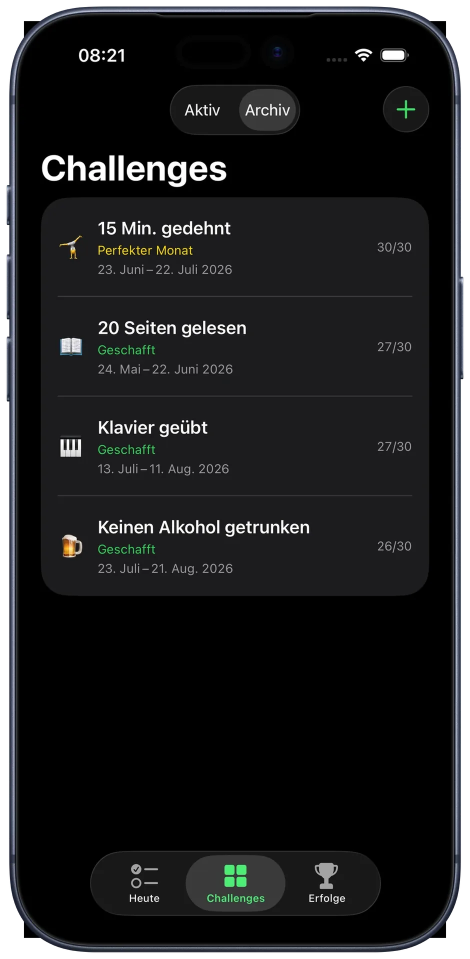
#> input picture assets/mock/archiv-de.webp, 940 x 1918 px, given in place of watch-checkin-de.webp, which was not available (shown at 1/2 size)
$ python watch-responsive.py
#> lines starting #> are read from the running program, lines starting #| are printed output that depends on the picture; pictures that were not available may be replaced by others from this repository, and a replacement may not be noted
#!/usr/bin/env python3
"""Kleinere WebP-Varianten für die Watch-Themenseiten.

Aufruf: python3 scripts/geraete-mockups/watch-responsive.py [de en es fr ...]
Ohne Sprachargument wird nur Deutsch erzeugt. Benötigt Pillow.
Die Original-Mockups bleiben erhalten; andere Seiten verwenden sie unverändert.
"""
from concurrent.futures import ProcessPoolExecutor
from pathlib import Path
from PIL import Image
import sys

ROOT = Path(__file__).resolve().parents[2]
SOURCE = ROOT / 'assets/mock'
OUTPUT = SOURCE / 'watch-page'
NAMES = ('watch-checkin', 'watch-liste', 'watch-fertig',
         'watch-complication-single', 'watch-complication-single-done',
         'watch-complication-progress', 'watch-complication-done',
         'watch-complication-streak', 'detail')


def resize(args):
    name, width = args
    with Image.open(SOURCE / f'{name}.webp') as original:
        height = round(original.height * width / original.width)
#> height = 531
        image = original.resize((width, height), Image.Resampling.LANCZOS)
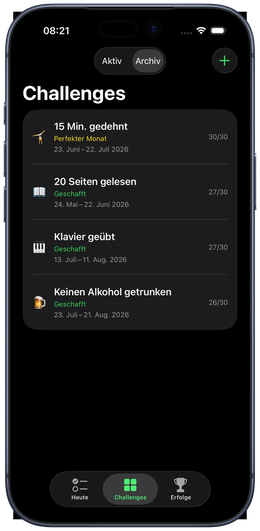
#> image: PIL image 260x531 RGBA; mean R, G, B, A 20.3, 21, 22.2, 239.3; transparent parts drawn white
        target = OUTPUT / f'{name}-{width}.webp'
        image.save(target, 'WEBP', quality=82, method=4)
    return f'{target.name}: {target.stat().st_size:,} Bytes'


def main():
    OUTPUT.mkdir(exist_ok=True)
    jobs = [(f'{name}-{lang}', width) for lang in (sys.argv[1:] or ['de']) for name in NAMES
            for width in ((240, 380, 570) if name == 'detail' else (260, 390, 520))]
    with ProcessPoolExecutor(max_workers=4) as pool:
        for result in pool.map(resize, jobs):
#> in resize (call 2), `image = original.resize((width, height), Image.Resampling.LANCZOS)`:
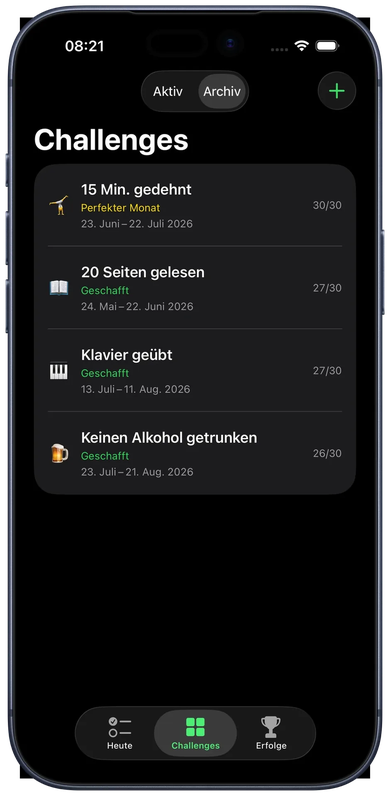
#> image: PIL image 390x796 RGBA; mean R, G, B, A 20.2, 21, 22.2, 239.4; transparent parts drawn white
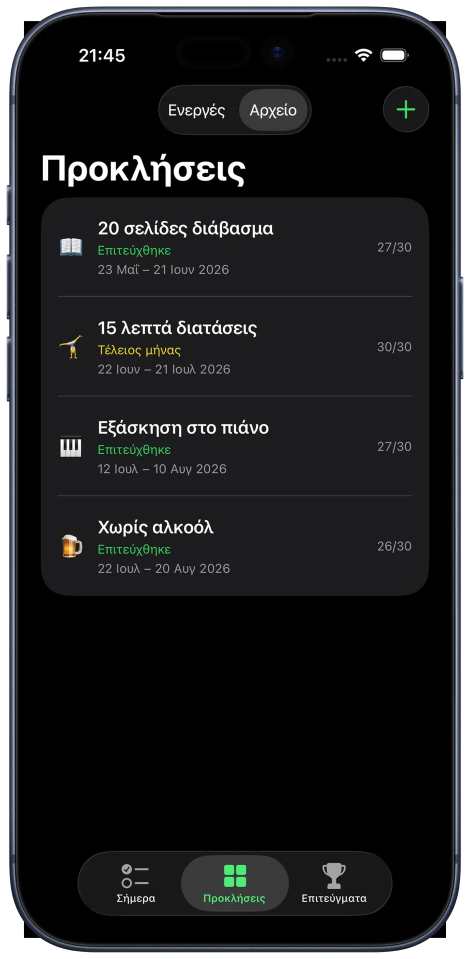
#> input picture assets/mock/archiv-el.webp, 940 x 1918 px, given in place of watch-liste-de.webp, which was not available (shown at 1/2 size)
#> in resize (call 4), `image = original.resize((width, height), Image.Resampling.LANCZOS)`:
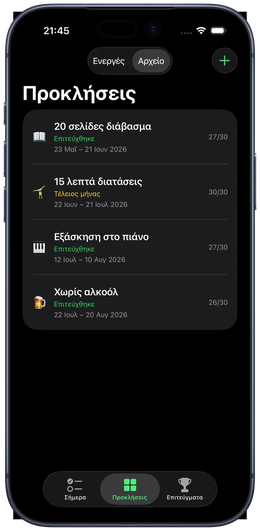
#> image: PIL image 260x531 RGBA; mean R, G, B, A 20.6, 21.3, 22.5, 239.3; transparent parts drawn white
            print(result, flush=True)


if __name__ == '__main__':
#> (the run stopped early here; a loop or call above may not have finished)
